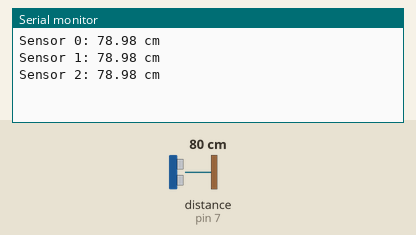
Simulated run of this sketch. Board: Arduino Uno, built with avr-gcc and run on an emulated ATmega328P. Parts: the last lines printed to the serial monitor. Wiring (inferred from the names in the program): ultrasonic range finder: trigger pin 6; echo pin 7. The test bench sets the inputs (shaded band); at power-on: distance to the obstacle (sensor on pin 7) 80 cm. The echo pulse lasts 58.3 µs per cm.

Above: at 1.3 s.
1.4 s: distance to the obstacle (sensor on pin 7) set to 2 cm
At 1.9 s:
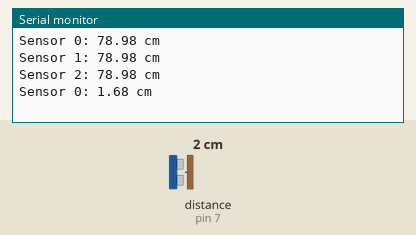
2.9 s: distance to the obstacle (sensor on pin 7) set to 4 cm
At 3.4 s:
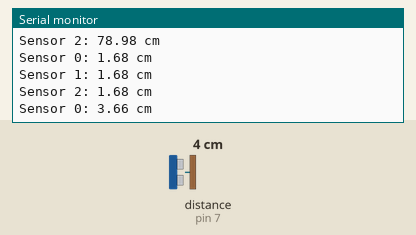
Timing chart, 0 to 5.9 s (numbered marks = the images above; inputs shaded):
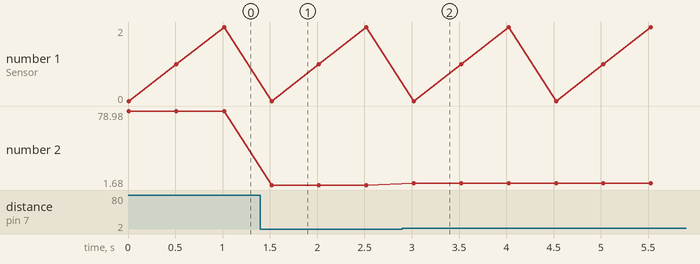

The sketch:

multiflexer_test.ino
```cpp
const int muxControlPins[] = {2, 3, 4, 5}; // 멀티플렉서 제어 핀
const int triggerPin = 6; // 멀티플렉서 COM 핀
const int echoPin = 7; // 초음파 센서의 에코 핀
const int numSensors = 3;

void setup() {
  Serial.begin(9600);
  for (int i = 0; i < 4; i++) {
    pinMode(muxControlPins[i], OUTPUT);
  }
  pinMode(triggerPin, OUTPUT);
  pinMode(echoPin, INPUT);
}

void loop() {
  for (int sensor = 0; sensor < numSensors; sensor++) {
    selectSensor(sensor);
    long duration = getUltrasonicDistance();
    float distance = duration * 0.034 / 2;
    Serial.print("Sensor ");
    Serial.print(sensor);
    Serial.print(": ");
    Serial.print(distance);
    Serial.println(" cm");
    delay(500);
  }
}

void selectSensor(int sensor) {
  for (int i = 0; i < 4; i++) {
    digitalWrite(muxControlPins[i], bitRead(sensor, i));
  }
}

long getUltrasonicDistance() {
  digitalWrite(triggerPin, LOW);
  delayMicroseconds(2);
  digitalWrite(triggerPin, HIGH);
  delayMicroseconds(10);
  digitalWrite(triggerPin, LOW);

  long duration = pulseIn(echoPin, HIGH);
  return duration;
}
```

Measured:
- after the input at 1.4 s, the serial monitor: prints a new line after 0.12 s (image 1)
- after the input at 2.9 s, the serial monitor: prints a new line after 0.12 s (image 2)
- plotted number 2: 78.98 → 1.68 after the input at 1.4 s, 1.68 → 3.67 after the input at 2.9 s
